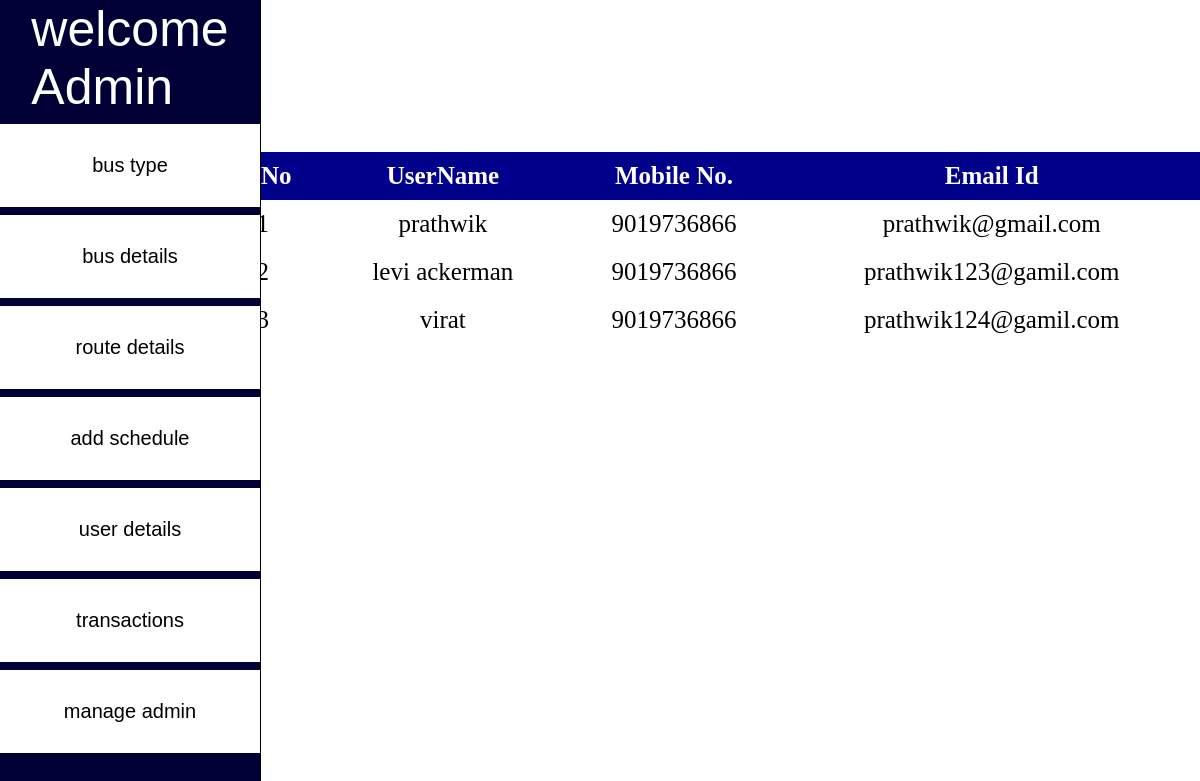
Page /main/admin_user_details.php on the committed database.
### tables this page shows
CREATE TABLE `user_details` (
  `user_id` int(11) NOT NULL,
  `email_id` varchar(30) NOT NULL,
  `pass` varchar(20) NOT NULL,
  `username` varchar(20) NOT NULL,
  `mobile_no` varchar(12) NOT NULL
);

### main/admin_user_details.php (the view, shortened to what this page needs)
<!DOCTYPE html>
<html lang="en">
<head>
    <?php
        include "db_connect.php";
    ?>
</head>
<body>
<div>
        <table>
            <thead>
            <tr>
                <th>Sl.No</th>
                <th>UserName</th>
                <th>Mobile No.</th>
                <th>Email Id</th>
            </tr>
            </thead>
            <tbody>
                <?php
                    $sql="SELECT * from user_details";
                    $result=$conn->query($sql);
                $sl_no = 0;
                    while($row=$result->fetch_assoc()){
                    $sl_no = $sl_no + 1;
                        echo "
                        <tr>
                    <td>$sl_no</td>
                    <td>$row[username]</td>
                    <td>$row[mobile_no]</td>
                    <td>$row[email_id]</td>
                </tr>
                        ";
                    }
                ?>
            </tbody>
        </table>
    </div>
</body>
<?php include "admin_navbar.php"; ?>
</html>

### main/adminStyle.css (style rules this page uses)
* { padding: 0; margin: 0; }
body { width:100%; }
table { position: absolute; border-collapse:collapse; width:83%; top: 19%; right: 0; font-size:25px; }
th, td { padding: 10px; text-align: center; }
thead { background-color: darkblue; color: white; }

### rows in the picture
user_details: username "prathwik", mobile_no "9019736866", email "prathwik@gmail.com"
user_details: username "levi ackerman", mobile_no "9019736866", email "prathwik123@gamil.com"
user_details: username "virat", mobile_no "9019736866", email "prathwik124@gamil.com"
